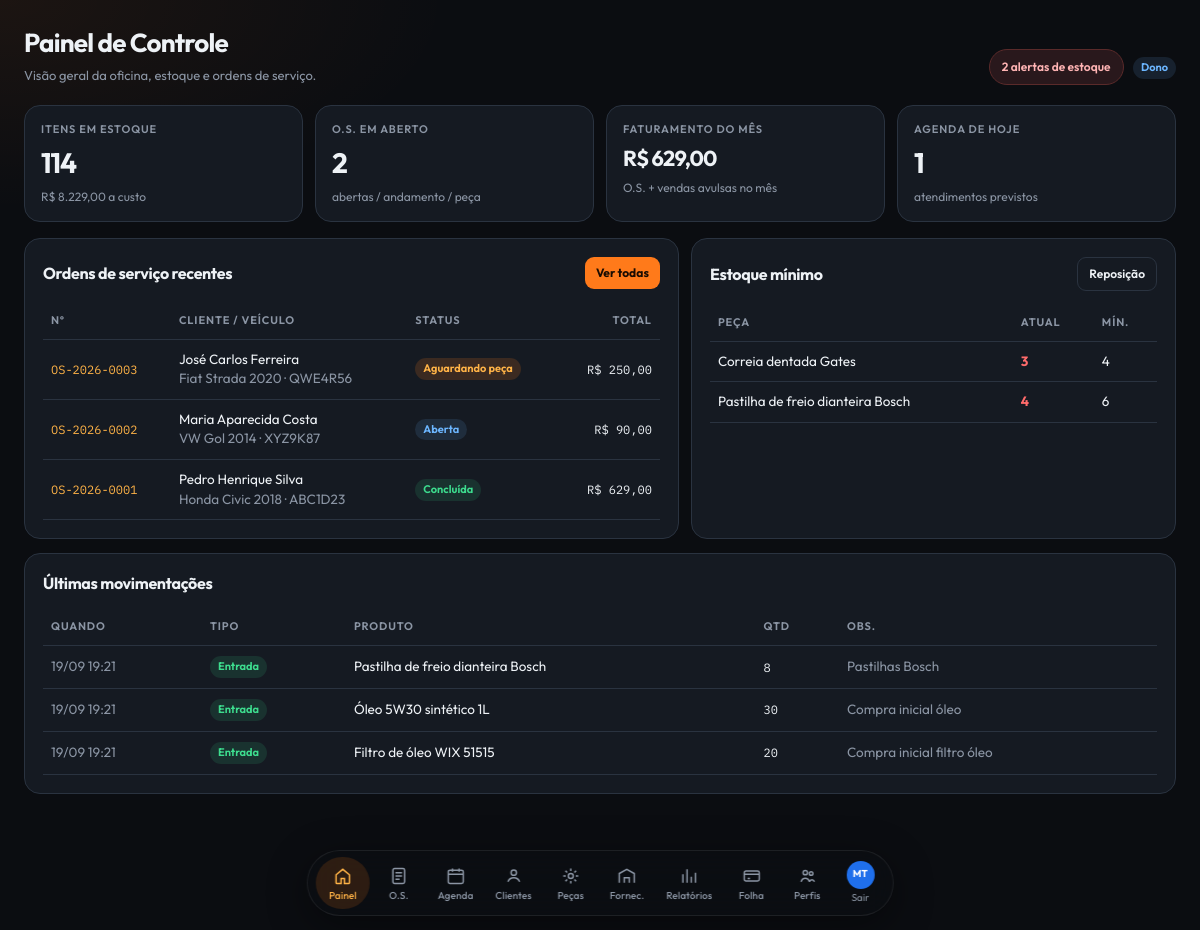
/dashboard.php (signed in), run on the app's committed database.
### tables this page shows
CREATE TABLE IF NOT EXISTS ordens_servico (
  id INT UNSIGNED AUTO_INCREMENT PRIMARY KEY,
  numero VARCHAR(20) NOT NULL UNIQUE,
  cliente_id INT UNSIGNED DEFAULT NULL,
  veiculo_placa VARCHAR(12) DEFAULT NULL,
  veiculo_modelo VARCHAR(80) DEFAULT NULL,
  mecanico_id INT UNSIGNED DEFAULT NULL,
  status ENUM('aberta','em_andamento','aguardando_peca','concluida','cancelada') NOT NULL DEFAULT 'aberta',
  descricao TEXT,
  diagnostico TEXT,
  valor_mao_obra DECIMAL(10,2) NOT NULL DEFAULT 0.00,
  valor_pecas DECIMAL(10,2) NOT NULL DEFAULT 0.00,
  valor_total DECIMAL(10,2) NOT NULL DEFAULT 0.00,
  data_abertura DATETIME DEFAULT CURRENT_TIMESTAMP,
  data_previsao DATETIME DEFAULT NULL,
  data_conclusao DATETIME DEFAULT NULL,
  criado_por INT UNSIGNED DEFAULT NULL,
  FOREIGN KEY (cliente_id) REFERENCES clientes(id) ON DELETE SET NULL,
  FOREIGN KEY (mecanico_id) REFERENCES usuarios(id) ON DELETE SET NULL,
  FOREIGN KEY (criado_por) REFERENCES usuarios(id) ON DELETE SET NULL
);

CREATE TABLE IF NOT EXISTS clientes (
  id INT UNSIGNED AUTO_INCREMENT PRIMARY KEY,
  nome VARCHAR(160) NOT NULL,
  nif VARCHAR(20) DEFAULT NULL,
  telefone VARCHAR(30) DEFAULT NULL,
  email VARCHAR(160) DEFAULT NULL,
  endereco VARCHAR(220) DEFAULT NULL,
  criado_em TIMESTAMP DEFAULT CURRENT_TIMESTAMP
);

CREATE TABLE IF NOT EXISTS produtos (
  id INT UNSIGNED AUTO_INCREMENT PRIMARY KEY,
  nome VARCHAR(180) NOT NULL,
  sku VARCHAR(60) NOT NULL UNIQUE,
  referencia VARCHAR(80) DEFAULT NULL,
  localizacao VARCHAR(80) DEFAULT NULL,
  unidade VARCHAR(10) NOT NULL DEFAULT 'UN',
  estoque_atual INT NOT NULL DEFAULT 0,
  estoque_minimo INT NOT NULL DEFAULT 0,
  preco_custo DECIMAL(10,2) NOT NULL DEFAULT 0.00,
  preco_venda DECIMAL(10,2) NOT NULL DEFAULT 0.00,
  ativo TINYINT(1) NOT NULL DEFAULT 1,
  criado_em TIMESTAMP DEFAULT CURRENT_TIMESTAMP,
  atualizado_em TIMESTAMP DEFAULT CURRENT_TIMESTAMP ON UPDATE CURRENT_TIMESTAMP
);

CREATE TABLE IF NOT EXISTS movimentacoes (
  id INT UNSIGNED AUTO_INCREMENT PRIMARY KEY,
  tipo ENUM('entrada','saida','venda') NOT NULL,
  produto_id INT UNSIGNED NOT NULL,
  quantidade INT NOT NULL,
  fornecedor_id INT UNSIGNED DEFAULT NULL,
  os_id INT UNSIGNED DEFAULT NULL,
  mecanico_id INT UNSIGNED DEFAULT NULL,
  nota_fiscal VARCHAR(60) DEFAULT NULL,
  observacao VARCHAR(255) DEFAULT NULL,
  usuario_id INT UNSIGNED DEFAULT NULL,
  criado_em TIMESTAMP DEFAULT CURRENT_TIMESTAMP,
  FOREIGN KEY (produto_id) REFERENCES produtos(id),
  FOREIGN KEY (fornecedor_id) REFERENCES fornecedores(id) ON DELETE SET NULL,
  FOREIGN KEY (os_id) REFERENCES ordens_servico(id) ON DELETE SET NULL,
  FOREIGN KEY (mecanico_id) REFERENCES usuarios(id) ON DELETE SET NULL,
  FOREIGN KEY (usuario_id) REFERENCES usuarios(id) ON DELETE SET NULL
);

### includes/functions.php (called while the page is built, shortened)
<?php
function e(?string $v): string
{
    return htmlspecialchars((string)$v, ENT_QUOTES, 'UTF-8');
}
function money($v): string
{
    return 'R$ ' . number_format((float)$v, 2, ',', '.');
}
function current_perfil(): string
{
    return (string)($_SESSION['user']['perfil'] ?? '');
}
function is_dono(): bool
{
    return current_perfil() === 'dono';
}
function can_financeiro(): bool
{
    return is_dono() || current_perfil() === 'financeiro';
}
function status_os_label(string $s): string
{
    return [
        'aberta'          => 'Aberta',
        'em_andamento'    => 'Em andamento',
        'aguardando_peca' => 'Aguardando peça',
        'concluida'       => 'Concluída',
        'cancelada'       => 'Cancelada',
    ][$s] ?? $s;
}
function badge_os(string $s): string
{
    $map = [
        'aberta'          => 'badge-info',
        'em_andamento'    => 'badge-warn',
        'aguardando_peca' => 'badge-orange',
        'concluida'       => 'badge-ok',
        'cancelada'       => 'badge-off',
    ];
    return $map[$s] ?? 'badge-off';
}
function alertas_estoque(PDO $pdo): array
{
    $sql = "SELECT * FROM produtos WHERE ativo = 1 AND estoque_atual <= estoque_minimo ORDER BY estoque_atual ASC";
    return $pdo->query($sql)->fetchAll();
}

### dashboard.php (the view, shortened to what this page needs)
<?php
$pdo = db();
$totItensEstoque = (int)$pdo->query("SELECT COALESCE(SUM(estoque_atual),0) FROM produtos WHERE ativo=1")->fetchColumn();
$valorEstoque = (float)$pdo->query("SELECT COALESCE(SUM(estoque_atual * preco_custo),0) FROM produtos WHERE ativo=1")->fetchColumn();
$totOSAbertas = (int)$pdo->query("SELECT COUNT(*) FROM ordens_servico WHERE status IN ('aberta','em_andamento','aguardando_peca')")->fetchColumn();
$faturamentoOs = (float)$pdo->query("
    SELECT COALESCE(SUM(valor_total),0) FROM ordens_servico
    WHERE status = 'concluida'
      AND YEAR(COALESCE(data_conclusao, data_abertura)) = YEAR(CURDATE())
      AND MONTH(COALESCE(data_conclusao, data_abertura)) = MONTH(CURDATE())
")->fetchColumn();
$faturamentoVendas = 0.0;
try {
    $faturamentoVendas = (float)$pdo->query("
        SELECT COALESCE(SUM(valor_total),0) FROM vendas_avulsas
        WHERE YEAR(criado_em) = YEAR(CURDATE())
          AND MONTH(criado_em) = MONTH(CURDATE())
    ")->fetchColumn();
} catch (Throwable $e) {
    $faturamentoVendas = 0.0;
}
$faturamentoMes = $faturamentoOs + $faturamentoVendas;
$agendaHoje = (int)$pdo->query("SELECT COUNT(*) FROM agendamentos WHERE DATE(data_hora)=CURDATE() AND status NOT IN ('cancelado','faltou')")->fetchColumn();
$osRecentes = $pdo->query("
    SELECT o.*, c.nome AS cliente
    FROM ordens_servico o
    LEFT JOIN clientes c ON c.id = o.cliente_id
    ORDER BY o.id DESC LIMIT 6
")->fetchAll();
$movs = $pdo->query("
    SELECT m.*, p.nome AS produto, p.sku
    FROM movimentacoes m
    JOIN produtos p ON p.id = m.produto_id
    ORDER BY m.id DESC LIMIT 8
")->fetchAll();
$alertas = alertas_estoque($pdo);
require __DIR__ . '/includes/header.php';
?>
<section class="kpis">
    <article class="kpi">
        <div class="lbl">Itens em estoque</div>
        <div class="val"><?= number_format($totItensEstoque, 0, ',', '.') ?></div>
        <div class="sub"><?= money($valorEstoque) ?> a custo</div>
    </article>
    <article class="kpi">
        <div class="lbl">O.S. em aberto</div>
        <div class="val"><?= $totOSAbertas ?></div>
        <div class="sub">abertas / andamento / peça</div>
    </article>
    <?php if (can_financeiro()): ?>
    <article class="kpi">
        <div class="lbl">Faturamento do mês</div>
        <div class="val" style="font-size:1.35rem"><?= money($faturamentoMes) ?></div>
        <div class="sub">O.S. + vendas avulsas no mês</div>
    </article>
    <?php endif; ?>
    <article class="kpi">
        <div class="lbl">Agenda de hoje</div>
        <div class="val"><?= $agendaHoje ?></div>
        <div class="sub">atendimentos previstos</div>
    </article>
</section>
<div class="grid-2">
    <section class="card">
        <div class="card-head">
            <h2>Ordens de serviço recentes</h2>
            <a class="btn btn-sm" href="<?= e(BASE_URL) ?>/pages/os.php">Ver todas</a>
        </div>
        <div class="table-wrap">
            <table>
                <thead>
                <tr><th>Nº</th><th>Cliente / veículo</th><th>Status</th><th class="right">Total</th></tr>
                </thead>
                <tbody>
                <?php foreach ($osRecentes as $os): ?>
                    <tr>
                        <td class="mono"><a href="<?= e(BASE_URL) ?>/pages/os.php?ver=<?= (int)$os['id'] ?>"><?= e($os['numero']) ?></a></td>
                        <td>
                            <?= e($os['cliente'] ?? '—') ?><br>
                            <span class="muted"><?= e($os['veiculo_modelo']) ?> · <?= e($os['veiculo_placa']) ?></span>
                        </td>
                        <td><span class="badge <?= badge_os($os['status']) ?>"><?= e(status_os_label($os['status'])) ?></span></td>
                        <td class="right mono"><?= money($os['valor_total']) ?></td>
                    </tr>
                <?php endforeach; ?>
                </tbody>
            </table>
        </div>
    </section>
    <section class="card">
        <div class="card-head">
            <h2>Estoque mínimo</h2>
            <a class="btn btn-ghost btn-sm" href="<?= e(BASE_URL) ?>/pages/produtos.php?tab=estoque&alerta=1">Reposição</a>
        </div>
        <?php if (!$alertas): ?>
            <p class="empty">Nenhum item abaixo do mínimo. Bom trabalho.</p>
        <?php else: ?>
            <div class="table-wrap">
                <table>
                    <thead><tr><th>Peça</th><th>Atual</th><th>Mín.</th></tr></thead>
                    <tbody>
                    <?php foreach ($alertas as $a): ?>
                        <tr>
                            <td><?= e($a['nome']) ?></td>
                            <td class="stock-low"><?= (int)$a['estoque_atual'] ?></td>
                            <td><?= (int)$a['estoque_minimo'] ?></td>
                        </tr>
                    <?php endforeach; ?>
                    </tbody>
                </table>
            </div>
        <?php endif; ?>
    </section>
</div>
<section class="card" style="margin-top:14px">
    <h2>Últimas movimentações</h2>
    <div class="table-wrap">
        <table>
            <thead>
            <tr><th>Quando</th><th>Tipo</th><th>Produto</th><th>Qtd</th><th>Obs.</th></tr>
            </thead>
            <tbody>
            <?php foreach ($movs as $m): ?>
                <tr>
                    <td class="muted"><?= date('d/m H:i', strtotime($m['criado_em'])) ?></td>
                    <td>
                        <span class="badge <?= $m['tipo']==='entrada'?'badge-ok':'badge-orange' ?>">
                            <?= $m['tipo']==='entrada'?'Entrada':'Saída' ?>
                        </span>
                    </td>
                    <td><?= e($m['produto']) ?></td>
                    <td class="mono"><?= (int)$m['quantidade'] ?></td>
                    <td class="muted"><?= e($m['observacao'] ?: ($m['nota_fiscal'] ?? '—')) ?></td>
                </tr>
            <?php endforeach; ?>
            </tbody>
        </table>
    </div>
</section>
<?php require __DIR__ . '/includes/footer.php'; ?>

### data on the page
ordens_servico: numero "OS-2026-0003", cliente.nome "José Carlos Ferreira", veiculo_modelo "Fiat Strada 2020", veiculo_placa "QWE4R56", status "Aguardando peça", valor_total "R$ 250,00"
ordens_servico: numero "OS-2026-0002", cliente.nome "Maria Aparecida Costa", veiculo_modelo "VW Gol 2014", veiculo_placa "XYZ9K87", status "Aberta", valor_total "R$ 90,00"
ordens_servico: numero "OS-2026-0001", cliente.nome "Pedro Henrique Silva", veiculo_modelo "Honda Civic 2018", veiculo_placa "ABC1D23", status "Concluída", valor_total "R$ 629,00"
produtos: nome "Correia dentada Gates", estoque_atual "3", estoque_minimo "4"
produtos: nome "Pastilha de freio dianteira Bosch", estoque_atual "4", estoque_minimo "6"
movimentacoes: criado_em "19/09 19:21", tipo "Entrada", produto.nome "Pastilha de freio dianteira Bosch", quantidade "8", observacao "Pastilhas Bosch"
movimentacoes: criado_em "19/09 19:21", tipo "Entrada", produto.nome "Óleo 5W30 sintético 1L", quantidade "30", observacao "Compra inicial óleo"
movimentacoes: criado_em "19/09 19:21", tipo "Entrada", produto.nome "Filtro de óleo WIX 51515", quantidade "20", observacao "Compra inicial filtro óleo"

### other printed values
iniciais($user['nome']) "MT"
$pageTitle "Painel de Controle"
$pageHint "Visão geral da oficina, estoque e ordens de serviço."
$qtdAlertas "2"
perfil_label($perfil) "Dono"
$totItensEstoque "114"
money($valorEstoque) "R$ 8.229,00"
$totOSAbertas "2"
money($faturamentoMes) "R$ 629,00"
$agendaHoje "1"
